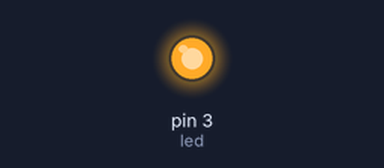
The sketch below on a simulated Arduino Uno, built with avr-gcc and run on an emulated ATmega328P. Parts: output pins drawn as LEDs (lit = HIGH).

Above: at 1.0 s.
At 3.0 s:
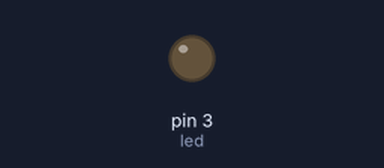
Timing chart, 0 to 5.2 s (numbered marks = the images above):
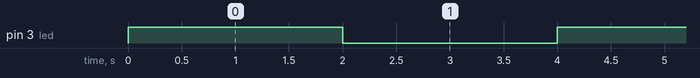

Measured:
- by itself, pin 3 (led): alternates HIGH for 2.0 s and LOW for 2.0 s

The sketch:

AcenderLed.ino
```cpp
int led = 3;

void setup(){
  pinMode(led, OUTPUT);
}

void loop(){
  digitalWrite(led, HIGH);
  delay(2000);
  digitalWrite(led, LOW);
  delay(2000);
}
```
